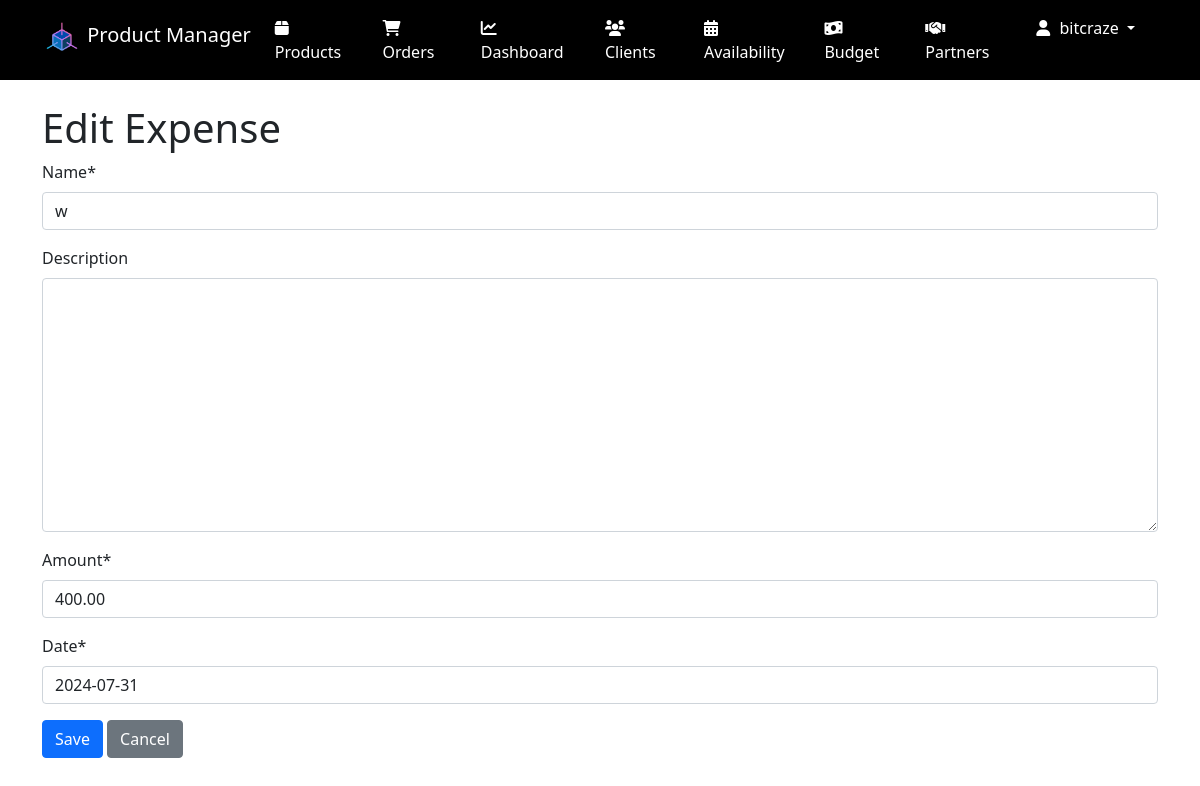
The page /budget/expense/1/edit/ (signed in) on the database its author committed.
### accounts/models.py (models this page shows, shortened)
class CustomUser(AbstractUser):
    is_partner = models.BooleanField(default=False)

### budget_manager/models.py (models this page shows, shortened)
class Expense(models.Model):
    name = models.CharField(max_length=200)
    description = models.TextField(blank=True)
    amount = models.DecimalField(max_digits=10, decimal_places=2)
    date = models.DateField(default=timezone.now)
    class Meta:
        ordering = ['-date']
        verbose_name = 'Expense'
        verbose_name_plural = 'Expenses'

### budget_manager/views.py (the view)
# urls.py: path('expense/<int:pk>/edit/', views.ExpenseUpdateView.as_view(), name='edit_expense'),
class ExpenseUpdateView(AdminRequiredMixin, UpdateView):
    model = Expense
    fields = ['name', 'description', 'amount', 'date']
    template_name = 'budget_manager/expense_form.html'
    success_url = reverse_lazy('budget_manager:overview')

### budget_manager/views.py (called while the page is built)
    def test_func(self):
        return self.request.user.is_staff or self.request.user.is_superuser

### templates/budget_manager/expense_form.html (shortened to what this page needs)
{% extends 'base.html' %}
{% load crispy_forms_tags %}
{% block content %}
<h1>{% if form.instance.pk %}Edit{% else %}Add{% endif %} Expense</h1>
<form method="post">
    {{ form|crispy }}
    <button type="submit" class="btn btn-primary">Save</button>
    <a href="{% url 'budget_manager:overview' %}" class="btn btn-secondary">Cancel</a>
</form>
{% endblock %}

### templates/base.html (shortened to what this page needs)
<!DOCTYPE html>
<html lang="en">
<head>
    <link href="https://cdn.jsdelivr.net/npm/bootstrap@5.1.3/dist/css/bootstrap.min.css" rel="stylesheet">
    <link href="https://cdnjs.cloudflare.com/ajax/libs/font-awesome/6.0.0-beta3/css/all.min.css" rel="stylesheet">
    {%load static %}
</head>
<body>
    <nav class="navbar navbar-expand-lg navbar-dark bg-dark">
        <div class="container">
            <a class="navbar-brand" href="{% url 'product-list' %}">
                <img src="{% static 'images/logo.png' %}" width="40" height="40" class="d-inline-block align-top" alt="Logo">
                Product Manager
            </a>
            <div class="collapse navbar-collapse" id="navbarNav">
                <ul class="navbar-nav">
                    {% if user.is_authenticated %}
                        {% if user.is_superuser or not user.is_partner %}
                            <li class="nav-item">
                                <a class="nav-link" href="{% url 'product-list' %}"><i class="fas fa-box"></i> Products</a>
                            </li>
                            <li class="nav-item">
                                <a class="nav-link" href="{% url 'orders:order-list' %}"><i class="fas fa-shopping-cart"></i> Orders</a>
                            </li>
                            <li class="nav-item">
                                <a class="nav-link" href="{% url 'dashboard' %}"><i class="fas fa-chart-line"></i> Dashboard</a>
                            </li>
                            <li class="nav-item">
                                <a class="nav-link" href="{% url 'clients:client-list' %}"><i class="fas fa-users"></i> Clients</a>
                            </li>
                            <li class="nav-item">
                                <a class="nav-link" href="{% url 'availability:availability-settings' %}"><i class="fas fa-calendar-alt"></i> Availability</a>
                            </li>
                            <li class="nav-item">
                                <a class="nav-link" href="{% url 'budget_manager:overview' %}"><i class="fas fa-money-bill-wave"></i> Budget</a>
                            </li>
                        {% endif %}
                        <li class="nav-item">
                            <a class="nav-link" href="{% url 'partners:dashboard' %}"><i class="fas fa-handshake"></i> Partners</a>
                        </li>
                        <li class="nav-item dropdown">
                            <a class="nav-link dropdown-toggle" href="#" id="navbarDropdown" role="button" data-bs-toggle="dropdown" aria-expanded="false">
                                <i class="fas fa-user"></i> {{ user.username }}
                            </a>
                        </li>
                    {% else %}
                        <li class="nav-item">
                            <a class="nav-link" href="#" data-bs-toggle="modal" data-bs-target="#loginModal"><i class="fas fa-sign-in-alt"></i> Login</a>
                        </li>
                    {% endif %}
                </ul>
            </div>
        </div>
    </nav>
    <div class="container mt-4">
        {% block content %}{% endblock %}
    </div>
</body>
</html>

### templates/base.html (style rules this page uses)
.navbar { background-color: #000 !important; }
.navbar-brand, .nav-link { color: #fff !important; }
.nav-link { margin-right: 15px; }
.nav-link i { margin-right: 5px; }

### rows shown on the page
CustomUser: username "bitcraze"
Expense: name "w", amount "400.00", date "2024-07-31"
